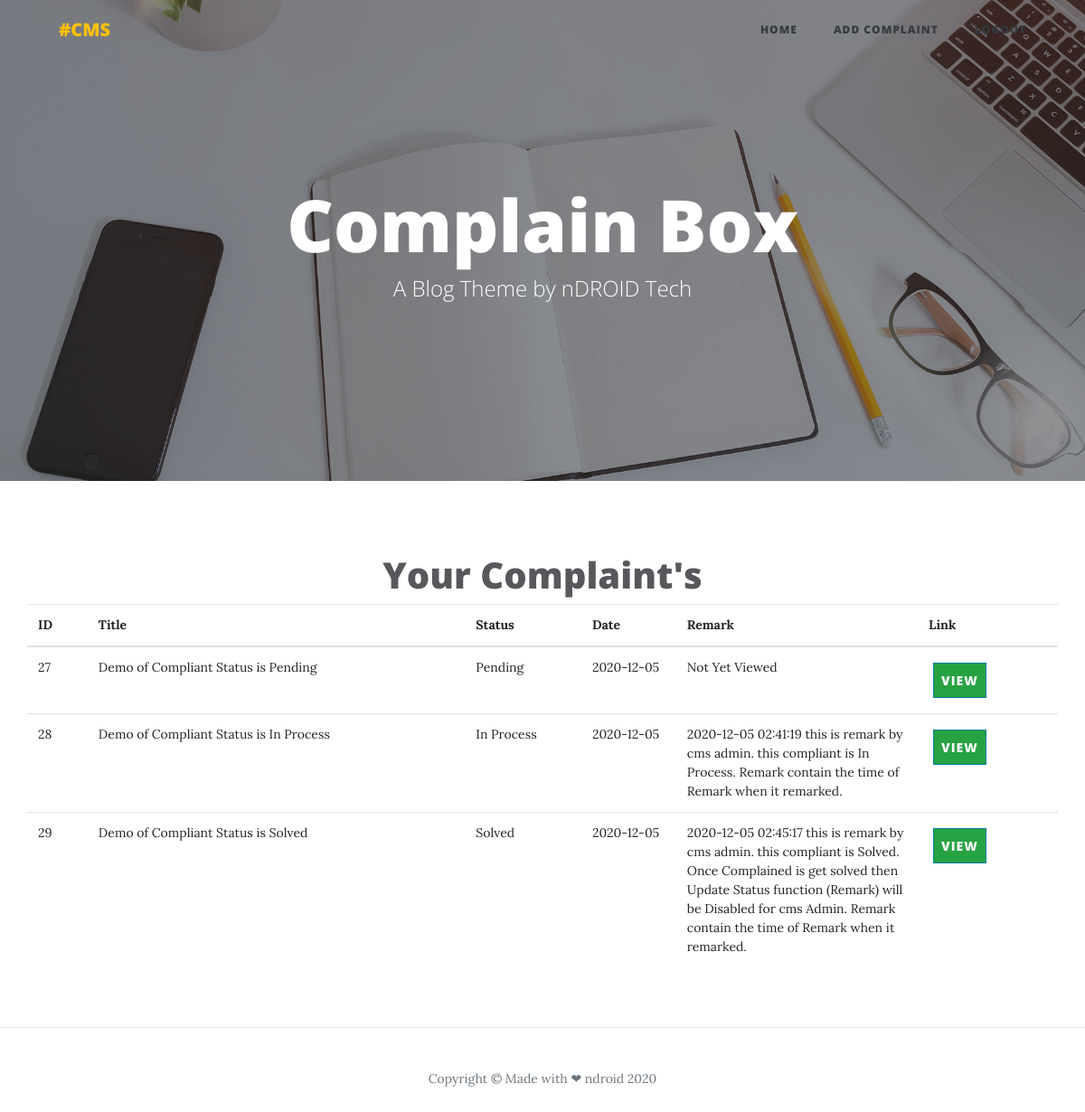
/index.php (signed in), run on the app's committed database.
### tables this page shows
CREATE TABLE `complaints` (
  `id` int(255) NOT NULL,
  `user_id` int(255) NOT NULL,
  `title` varchar(255) NOT NULL,
  `category` varchar(255) NOT NULL,
  `details` longtext NOT NULL,
  `remark` longtext NOT NULL,
  `status` varchar(255) NOT NULL DEFAULT 'Pending',
  `date` date NOT NULL
);

### session.php (called while the page is built, shortened)
<?php
	if(isset($_SESSION["ID"])){
	   $ID = $_SESSION["ID"];
	}
?>

### index.php (the view, shortened to what this page needs)
<?php
	include('database.php');
	include('session.php');
?>
<!DOCTYPE html>
<html>
<head>
    <link rel="stylesheet" href="assets/bootstrap/css/bootstrap.min.css">
    <link rel="stylesheet" href="assets/fonts/font-awesome.min.css">
    <link rel="stylesheet" href="assets/fonts/ionicons.min.css">
    <link rel="stylesheet" href="assets/css/styles.min.css">
    <link rel="stylesheet" href="https://cdnjs.cloudflare.com/ajax/libs/animate.css/3.5.2/animate.min.css">
</head>
<body>
    <nav class="navbar navbar-light navbar-expand-lg fixed-top" id="mainNav">
        <div class="container"><a class="navbar-brand text-warning" href="index.html">#CMS</a>
            <div
                class="collapse navbar-collapse" id="navbarResponsive">
                <ul class="nav navbar-nav ml-auto">
                    <li class="nav-item" role="presentation"><a class="nav-link text-dark" href="index.php">Home</a></li>
                    <li class="nav-item" role="presentation"><a class="nav-link text-dark" href="complaint_add.php">ADD Complaint</a></li>
                    <li class="nav-item" role="presentation"><a class="nav-link text-dark" href="logout.php">Logout</a></li>
                </ul>
        </div>
        </div>
    </nav>
    <header class="masthead" style="background-image:url('assets/img/home-bg.jpg');">
        <div class="overlay"></div>
        <div class="container">
            <div class="row">
                <div class="col-md-10 col-lg-8 mx-auto">
                    <div class="site-heading">
                        <h1>Complain Box</h1><span class="subheading">A Blog Theme by nDROID Tech</span></div>
                </div>
            </div>
        </div>
    </header>
    <div class="article-dual-column">
        <div class="container">
            <div class="row">
                <div class="col-md-10 offset-md-1">
                </div>
            </div>
            <div class="row">
                <div class="col-md-10 col-lg-7 offset-md-1 offset-lg-0" style="max-width: 100%;min-width: 100%;">
                    <h1 class="text-center">Your Complaint's<br></h1>
                </div>
				<table class="table dataTable my-0" id="dataTable">
					<thead>
						<tr>
							<th>ID</th>
							<th>Title</th>
							<th>Status</th>
							<th>Date</th>
							<th>Remark</th>
							<th>Link</th>
						</tr>
					</thead>
					<tbody>
					<?php
						$query_list = mysqli_query($conn,"SELECT * from complaints where user_id = '$ID'");
						while($list = mysqli_fetch_assoc($query_list)){
					?>
						<tr>
							<td style="width: 10px;"><?php echo $list['id'];?></td>
							<td style="width: 250px;"><?php echo $list['title'];?></td>
							<td style="width: 50px;"><?php echo $list['status'];?></td>
							<td style="width: 50px;"><?php echo $list['date'];?></td>
							<td style="width: 160px;"><?php echo $list['remark'];?></td>
							<td style="width: 50px;"><button class="btn btn-primary text-right bg-success" style="filter: blur(0px) brightness(97%) grayscale(0%); margin: 5px;padding: 8px;" onClick="parent.location='complaint_view.php?id=<?php echo $list['id'];?>'">View</button></td>
						</tr>
					<?php
					}
					?>
					</tbody>
				</table>
            </div>
        </div>
    </div>
    <footer>
        <hr>
        <div class="container">
            <div class="row">
                <div class="col-md-10 col-lg-8 mx-auto">
                    <p class="text-muted copyright" style="color: rgb(255,15,0);">Copyright&nbsp;© Made with&nbsp;❤&nbsp;ndroid 2020</p>
                </div>
            </div>
        </div>
    </footer>
</body>
</html>

### data on the page
complaints: id "27", title "Demo of Compliant Status is Pending", status "Pending", date "2020-12-05", remark "Not Yet Viewed"
complaints: id "28", title "Demo of Compliant Status is In Process", status "In Process", date "2020-12-05", remark "2020-12-05 02:41:19 this is remark by cms admin. this compliant is In Process. Remark contain the time of Remark when it remarked."
complaints: id "29", title "Demo of Compliant Status is Solved", status "Solved", date "2020-12-05", remark "2020-12-05 02:45:17 this is remark by cms admin. this compliant is Solved. Once Complained is get solved then Update Status function (Remark) will be Disabled for cms Admin. Remark contain the time of Remark when it remarked."
